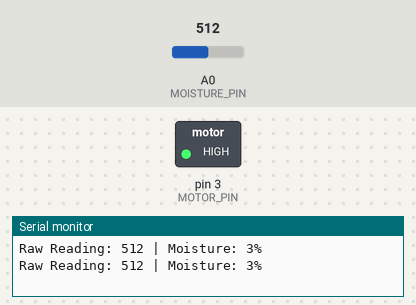
Recording of a sketch running on a simulated Arduino Uno, built with avr-gcc and run on an emulated ATmega328P. Parts: switched loads named in the sketch (green lamp = pin HIGH), the last lines printed to the serial monitor. Inputs (shaded band) come from the test bench; at power-on: A0 (MOISTURE_PIN) = 512.

Above: at 1.8 s.
1.9 s: A0 (MOISTURE_PIN) set to 459
3.4 s: A0 (MOISTURE_PIN) set to 427
At 5.2 s:
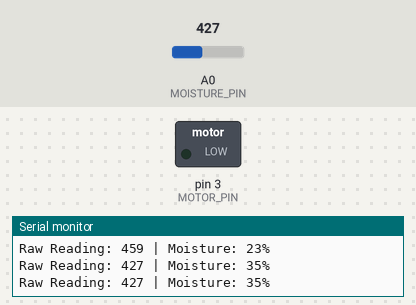
5.5 s: A0 (MOISTURE_PIN) set to 511
At 6.9 s:
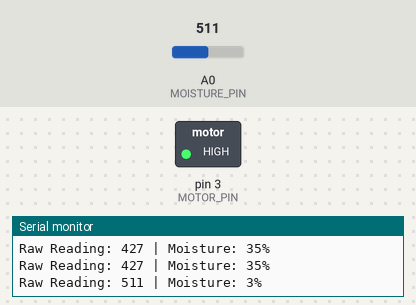
7.5 s: A0 (MOISTURE_PIN) set to 306
At 8.5 s:
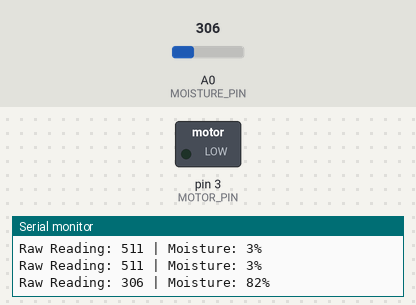
Timing chart, 0 to 10.5 s (numbered marks = the images above; inputs shaded):
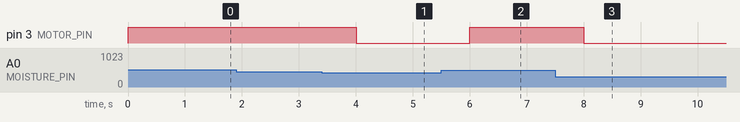

Measured:
- the behaviour switches between 443 and 442 on A0 (MOISTURE_PIN) (found by bisection; images 0 and 1)
- after the input at 3.4 s, pin 3 (MOTOR_PIN): HIGH → LOW after 0.60 s
- after the input at 5.5 s, pin 3 (MOTOR_PIN): LOW → HIGH after 0.50 s
- after the input at 7.5 s, pin 3 (MOTOR_PIN): HIGH → LOW after 0.51 s

The sketch:

soil_sip.ino
```cpp
// Pin Definitions
const int MOISTURE_PIN = A0; // Capacitive Sensor AOUT
const int MOTOR_PIN = 3; // Transistor Base via resistor

// Real-world 3.3V Calibration Values for Capacitive Sensor v2.0
// (Adjust DRY_VAL and WET_VAL slightly if needed after checking Serial Monitor)
const int DRY_VAL = 520; // Sensor in dry air (~0% moisture)
const int WET_VAL = 260; // Sensor in water/wet soil (~100% moisture)

// Set the threshold for when the pump should turn ON
const int WATERING_THRESHOLD_PERCENT = 30; // Turns pump on if moisture drops below 30%

void setup() {
pinMode(MOTOR_PIN, OUTPUT);
digitalWrite(MOTOR_PIN, LOW); // Keep motor off initially
Serial.begin(9600);
}

void loop() {
int rawValue = analogRead(MOISTURE_PIN);

// Map the inverted capacitive values to a 0% - 100% scale
int moisturePercent = map(rawValue, DRY_VAL, WET_VAL, 0, 100);

// Keep percentage within 0-100 range in case of slight analog drift
moisturePercent = constrain(moisturePercent, 0, 100);

// Print values to Serial Monitor
Serial.print("Raw Reading: ");
Serial.print(rawValue);
Serial.print(" | Moisture: ");
Serial.print(moisturePercent);
Serial.println("%");

// Control logic
if (moisturePercent < WATERING_THRESHOLD_PERCENT) {
digitalWrite(MOTOR_PIN, HIGH); // Turn pump ON
} else {
digitalWrite(MOTOR_PIN, LOW); // Turn pump OFF
}

delay(1000); // Wait 1 second before next reading
}
```
